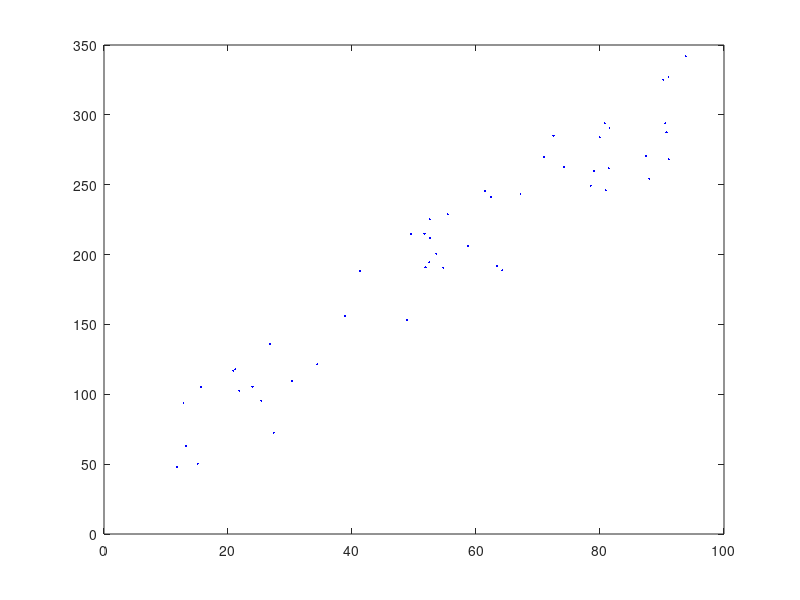
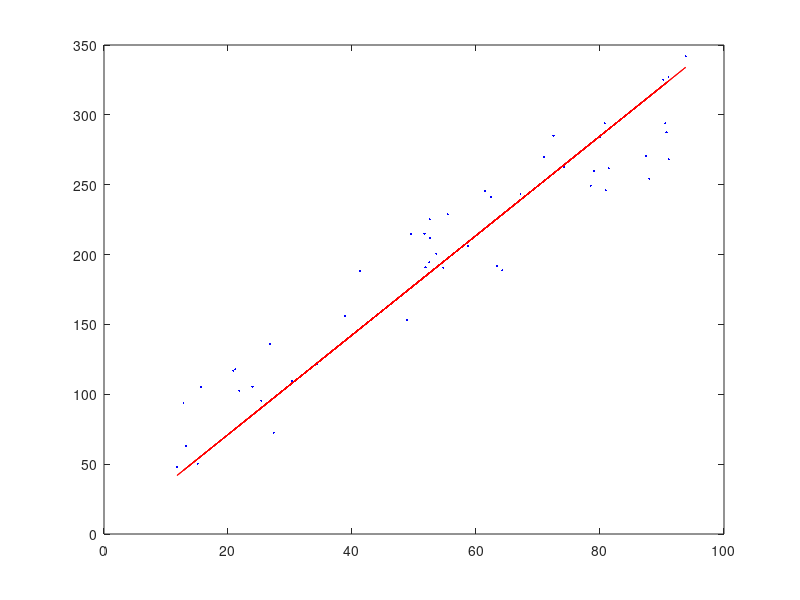

These charts were generated, in order, by the following MATLAB code:
% Generate some points around a line
intercept = -10; slope = 3;
npts = 50; noise = 80;
xs = 10 + rand(npts, 1) * 90;
ys = slope * xs + intercept + rand(npts, 1) * noise;

% Plot the randomly generated points
figure; plot(xs, ys, 'b.', 'MarkerSize', 5)

% Fit these points to a line
A = [xs, ys, -1 * ones(npts, 1)];
[U, S, V] = svd(A);
fit = V(:, end - 1);

% Get the coefficients a, b, c in ax + by + c = 0
a = fit(1); b = fit(2); c = fit(3);

% Compute slope m and intercept i for y = mx + i
slope_est = -a / b;
intercept_est = c / b;

% Plot fitted line on top of old data
ys_est = slope_est * xs + intercept_est;
figure; plot(xs, ys, 'b.', 'MarkerSize', 5);
hold on; plot(xs, ys_est, 'r-')
